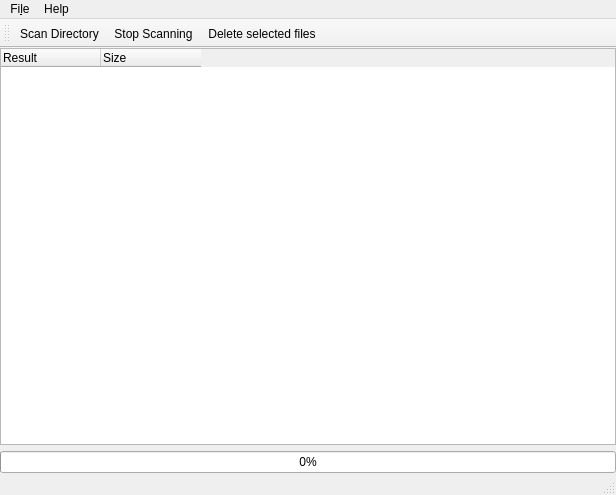
<?xml version="1.0" encoding="UTF-8"?>
<ui version="4.0">
 <class>MainWindow</class>
 <widget class="QMainWindow" name="MainWindow">
  <property name="geometry">
   <rect>
    <x>0</x>
    <y>0</y>
    <width>616</width>
    <height>495</height>
   </rect>
  </property>
  <property name="windowTitle">
   <string>MainWindow</string>
  </property>
  <widget class="QWidget" name="centralWidget">
   <layout class="QVBoxLayout" name="verticalLayout">
    <property name="leftMargin">
     <number>0</number>
    </property>
    <property name="topMargin">
     <number>0</number>
    </property>
    <property name="rightMargin">
     <number>0</number>
    </property>
    <property name="bottomMargin">
     <number>0</number>
    </property>
    <item>
     <widget class="QTreeWidget" name="treeWidget">
      <property name="selectionMode">
       <enum>QAbstractItemView::MultiSelection</enum>
      </property>
      <property name="selectionBehavior">
       <enum>QAbstractItemView::SelectRows</enum>
      </property>
      <attribute name="headerMinimumSectionSize">
       <number>100</number>
      </attribute>
      <attribute name="headerStretchLastSection">
       <bool>false</bool>
      </attribute>
      <column>
       <property name="text">
        <string>Result</string>
       </property>
      </column>
      <column>
       <property name="text">
        <string>Size</string>
       </property>
      </column>
     </widget>
    </item>
    <item>
     <widget class="QProgressBar" name="progressBar">
      <property name="layoutDirection">
       <enum>Qt::LeftToRight</enum>
      </property>
      <property name="value">
       <number>0</number>
      </property>
     </widget>
    </item>
   </layout>
  </widget>
  <widget class="QMenuBar" name="menuBar">
   <property name="geometry">
    <rect>
     <x>0</x>
     <y>0</y>
     <width>616</width>
     <height>24</height>
    </rect>
   </property>
   <widget class="QMenu" name="menuFile">
    <property name="title">
     <string>Fi&amp;le</string>
    </property>
    <addaction name="actionScan_Directory"/>
    <addaction name="actionStop_Scanning"/>
    <addaction name="separator"/>
    <addaction name="actionDelete"/>
    <addaction name="actionExit"/>
   </widget>
   <widget class="QMenu" name="menuHelp">
    <property name="title">
     <string>Help</string>
    </property>
    <addaction name="actionAbout"/>
   </widget>
   <addaction name="menuFile"/>
   <addaction name="menuHelp"/>
  </widget>
  <widget class="QToolBar" name="toolBar">
   <property name="windowTitle">
    <string>toolBar</string>
   </property>
   <attribute name="toolBarArea">
    <enum>TopToolBarArea</enum>
   </attribute>
   <attribute name="toolBarBreak">
    <bool>false</bool>
   </attribute>
   <addaction name="actionScan_Directory"/>
   <addaction name="actionStop_Scanning"/>
   <addaction name="actionDelete"/>
  </widget>
  <widget class="QStatusBar" name="statusBar"/>
  <action name="actionScan_Directory">
   <property name="text">
    <string>&amp;Scan Directory...</string>
   </property>
  </action>
  <action name="actionExit">
   <property name="text">
    <string>&amp;Exit</string>
   </property>
  </action>
  <action name="actionAbout">
   <property name="text">
    <string>&amp;About</string>
   </property>
  </action>
  <action name="actionStop_Scanning">
   <property name="text">
    <string>&amp;Stop Scanning...</string>
   </property>
  </action>
  <action name="actionDelete">
   <property name="text">
    <string>&amp;Delete selected files...</string>
   </property>
  </action>
 </widget>
 <layoutdefault spacing="6" margin="11"/>
 <resources/>
 <connections/>
</ui>
